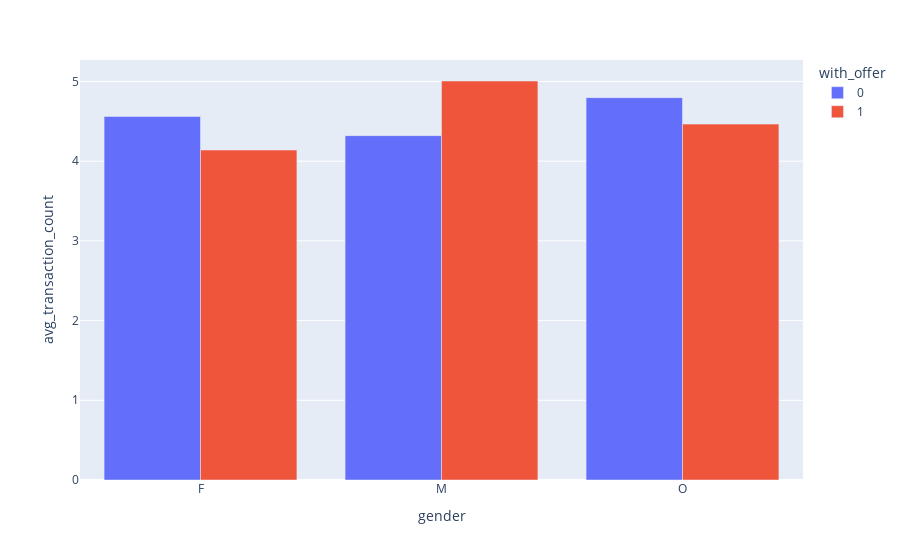

Notebook code cell kept with this figure:
### Code cell
px.bar(gender_data, x='gender', 
       y='avg_transaction_count', 
       color='with_offer', 
       barmode='group')

### Figure 1 — Plotly figure (JSON) as saved in the notebook; plotly's stock layout.template omitted (floating-point values rounded to 4 significant figures)
{"data": [{"alignmentgroup": "True", "hovertemplate": "with_offer=0<br>gender=%{x}<br>avg_transaction_count=%{y}<extra></extra>", "legendgroup": "0", "marker": {"color": "#636efa", "pattern": {"shape": ""}}, "name": "0", "offsetgroup": "0", "orientation": "v", "showlegend": true, "textposition": "auto", "type": "bar", "x": ["F", "M", "O"], "xaxis": "x", "y": [4.56, 4.32, 4.797], "yaxis": "y"}, {"alignmentgroup": "True", "hovertemplate": "with_offer=1<br>gender=%{x}<br>avg_transaction_count=%{y}<extra></extra>", "legendgroup": "1", "marker": {"color": "#EF553B", "pattern": {"shape": ""}}, "name": "1", "offsetgroup": "1", "orientation": "v", "showlegend": true, "textposition": "auto", "type": "bar", "x": ["F", "M", "O"], "xaxis": "x", "y": [4.14, 5.006, 4.465], "yaxis": "y"}], "layout": {"barmode": "group", "legend": {"title": {"text": "with_offer"}, "tracegroupgap": 0}, "margin": {"t": 60}, "xaxis": {"anchor": "y", "domain": [0, 1], "title": {"text": "gender"}}, "yaxis": {"anchor": "x", "domain": [0, 1], "title": {"text": "avg_transaction_count"}}}}
